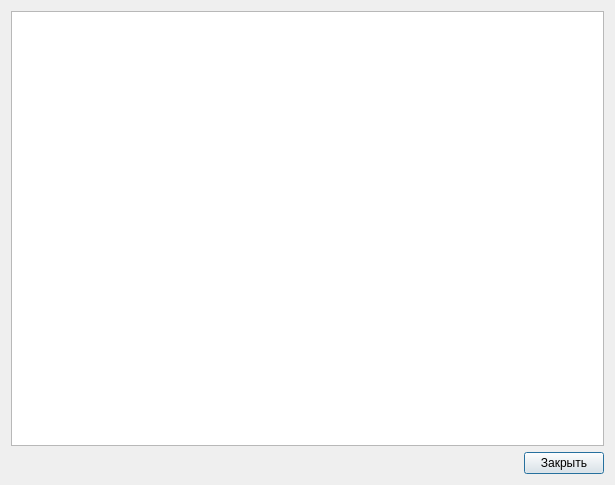
<?xml version="1.0" encoding="UTF-8"?>
<ui version="4.0">
 <class>HelpDialog</class>
 <widget class="QDialog" name="HelpDialog">
  <property name="geometry">
   <rect>
    <x>0</x>
    <y>0</y>
    <width>615</width>
    <height>485</height>
   </rect>
  </property>
  <property name="windowTitle">
   <string>Справка по программе</string>
  </property>
  <layout class="QGridLayout" name="gridLayout">
   <item row="0" column="0" colspan="2">
    <widget class="QTextEdit" name="help_text_edit">
     <property name="readOnly">
      <bool>true</bool>
     </property>
    </widget>
   </item>
   <item row="1" column="0">
    <spacer name="horizontalSpacer">
     <property name="orientation">
      <enum>Qt::Horizontal</enum>
     </property>
     <property name="sizeHint" stdset="0">
      <size>
       <width>40</width>
       <height>20</height>
      </size>
     </property>
    </spacer>
   </item>
   <item row="1" column="1">
    <widget class="QPushButton" name="close_button">
     <property name="text">
      <string>Закрыть</string>
     </property>
    </widget>
   </item>
  </layout>
 </widget>
 <resources/>
 <connections/>
</ui>
